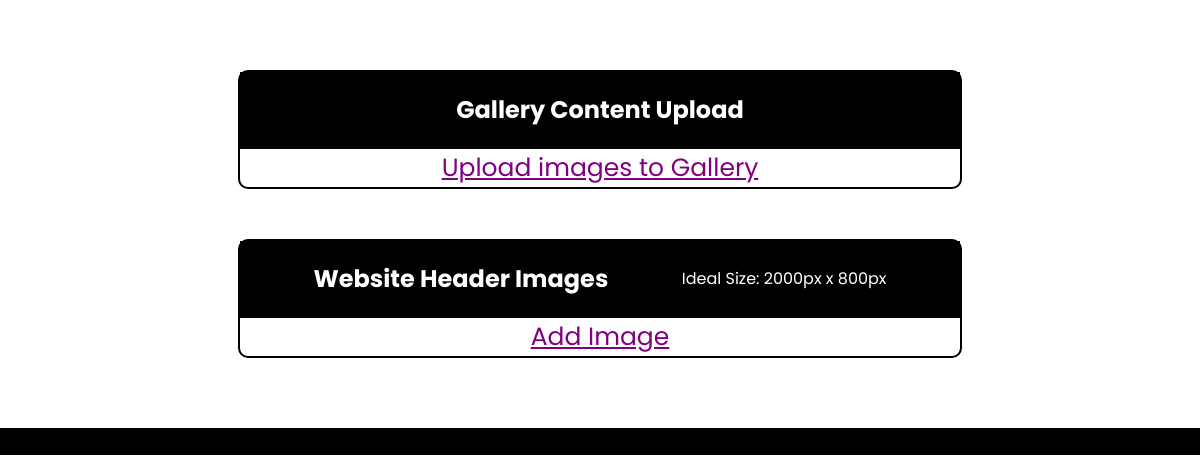
Before: /upload_content/ with the older database file.
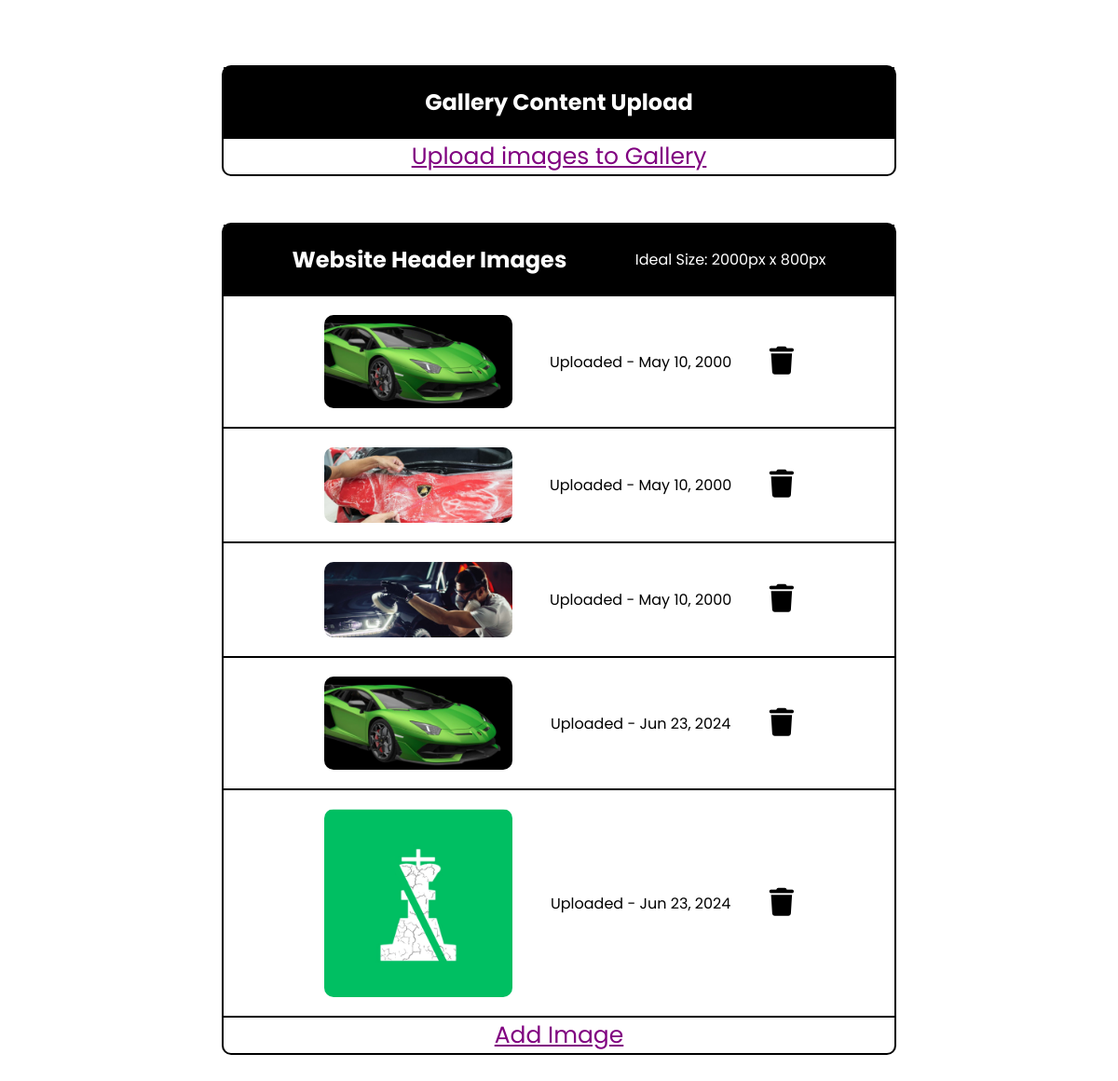
After: the same page with the newer database file.
### base/models.py (models this page shows)
class HeadlineImage(models.Model):
    image = models.ImageField(upload_to='headline' , validators=[image_validator])
    created = models.DateField(auto_now_add=True)

### base/views.py (the view)
# urls.py: path("upload_content/" , views.upload_content , name="upload_content"),
def upload_content(request):
    h_img = HeadlineImage.objects.all()
    context ={
        "headline_images" : h_img
    }
    return render(request, "base/upload_content.html" ,context)

### base/templates/base/upload_content.html
{% extends 'base/main.html' %}
{% block content %}
    <section id="content">
        <div class="content-upload">
            <div class="content-title">
                <h1>Gallery Content Upload</h1>
            </div>
            <hr>
            <a href="{% url 'gallery_content_image' %}" id="upload">Upload images to Gallery</a>
        </div>
        <div class="content-upload">
            <div class="content-title">
                <h1>Website Header Images</h1>
                <p>Ideal Size: 2000px x 800px</p>
            </div>
            <hr>
            {% for i in headline_images %}
            <div class="image-div">
                <img src="{{i.image.url}}" alt="headline-image">
                <p>Uploaded - {{i.created |date:"M d, Y" }}</p>
                <a href=""><i class="fa-solid fa-trash"></i></a>
            </div>
            <hr>
            {% endfor %}
            <a href="{% url 'upload_headline_image' %}" id="upload">Add Image</a>
        </div>
    </section>
{% endblock %}

### base/templates/base/main.html (shortened to what this page needs)
<!DOCTYPE html>
<html>
  <head>
  </head>
  {% block content %} {% endblock %}
</html>

### base/templates/base/main.html (style rules this page uses)
html, body { margin: 0; padding: 0; font-family: "Poppins", sans-serif; background-color: #000000; scroll-behavior: smooth; }
#content { margin: 0px 0px; padding: 20px 0px; width: 100%; height: 100%; background-color: #ffffff; }
a { text-decoration: none; color: black; }
hr { border: 0.5px solid rgba(255, 255, 255, 0.5); }
.content-title { display: flex; flex-direction: row; justify-content: space-evenly; align-items: center; background-color: black; color: white; }
.content-upload { margin: 50px auto; display: flex; flex-direction: column; width: 60%; border: 2px solid black; border-radius: 10px; background-color: #ffffff; color: black; text-align: center; }
#content hr { border: 0.5px solid black; margin: 0px 0px; width: 100%; }
.image-div { width: 70%; display: flex; flex-direction: row; justify-content: space-between; align-items: center; margin: 20px auto; }
.image-div i { font-size: 30px; }
.content-upload img { width: 40%; border-radius: 10px; }
a#upload { font-size: 25px; color : purple; text-decoration-line: underline; }

Changed rows visible on the page:
added HeadlineImage: image (picture), created "May 10, 2000"
added HeadlineImage: image (picture), created "May 10, 2000"
added HeadlineImage: image (picture), created "May 10, 2000"
added HeadlineImage: image (picture), created "Jun 23, 2024"
added HeadlineImage: image (picture), created "Jun 23, 2024"
